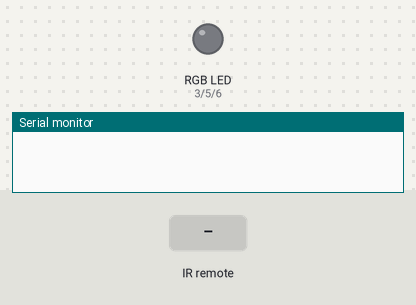
A sketch run on a simulated Arduino Uno, built with avr-gcc and run on an emulated ATmega328P. Parts: an RGB LED mixed from three pins (HIGH = lit), the last lines printed to the serial monitor. Inputs (shaded band) come from the test bench.

Above: at 1.2 s.
1.3 s: infrared code 0xE916FF00 received
At 2.5 s:
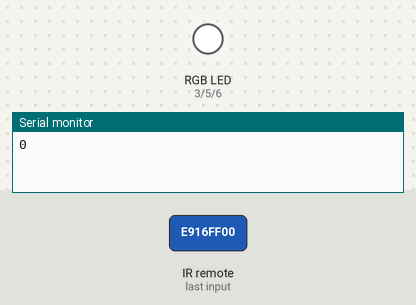
2.8 s: infrared code 0xF30CFF00 received
At 3.8 s:
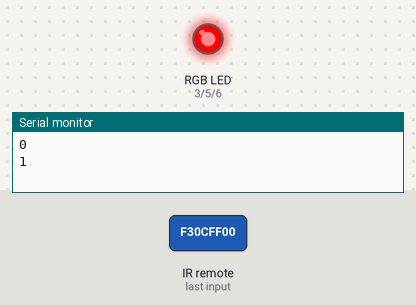
4.3 s: infrared code 0xE718FF00 received
At 5.0 s:
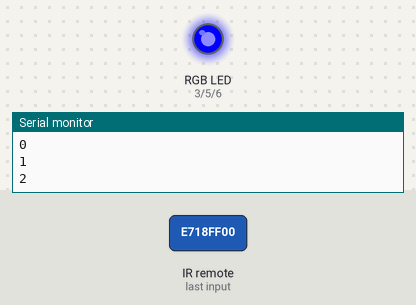
5.8 s: infrared code 0xA15EFF00 received
At 6.1 s:
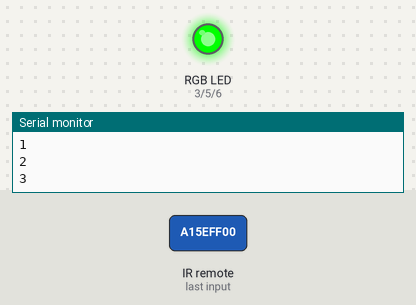
7.3 s: infrared code 0xF708FF00 received
At 8.5 s:
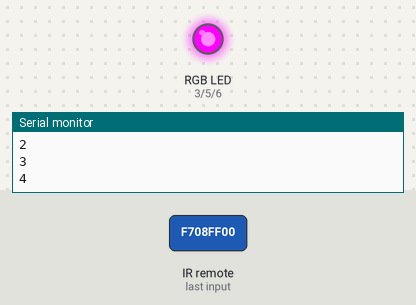
8.8 s: infrared code 0xE31CFF00 received
At 9.7 s:
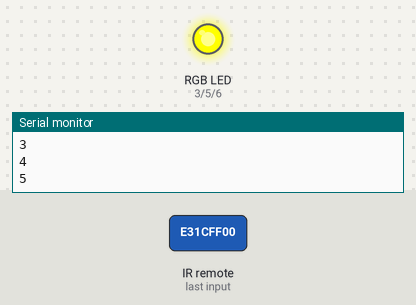
Timing chart, 0 to 11.3 s (numbered marks = the images above; inputs shaded):
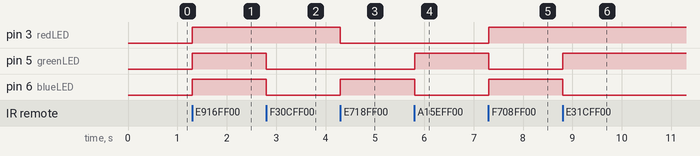

Measured:
- after the input at 1.3 s, pin 3 (redLED), pin 5 (greenLED), pin 6 (blueLED): LOW → HIGH at once
- after the input at 2.8 s, pin 5 (greenLED), pin 6 (blueLED): HIGH → LOW at once
- after the input at 4.3 s, pin 3 (redLED): HIGH → LOW at once; pin 6 (blueLED): LOW → HIGH at once
- after the input at 5.8 s, pin 5 (greenLED): LOW → HIGH at once; pin 6 (blueLED): HIGH → LOW at once
- after the input at 7.3 s, pin 3 (redLED), pin 6 (blueLED): LOW → HIGH at once; pin 5 (greenLED): HIGH → LOW at once
- after the input at 8.8 s, pin 5 (greenLED): LOW → HIGH at once; pin 6 (blueLED): HIGH → LOW at once

The sketch:

26._IR_Remote_Control_with_RGB_LED.ino
```cpp
#include <IRremote.h>
int IRpin=11;
IRrecv IR(IRpin);
int t=1500;

int redLED=3,greenLED=5,blueLED=6;

void setup() {
  // put your setup code here, to run once:
Serial.begin(9600);
IR.enableIRIn();
pinMode(redLED,OUTPUT);
pinMode(greenLED,OUTPUT);
pinMode(blueLED,OUTPUT);
}

void loop() {
  // put your main code here, to run repeatedly:
while(IR.decode())
{
 //Serial.println(IR.decodedIRData.decodedRawData,HEX);
 if(IR.decodedIRData.decodedRawData == 0xE916FF00)
 {
  Serial.println(0);
  analogWrite(redLED,255);
  analogWrite(blueLED,255);
  analogWrite(greenLED,255);
 }
 if(IR.decodedIRData.decodedRawData == 0xF30CFF00)
 {
  Serial.println(1);
  analogWrite(redLED,255);
  analogWrite(blueLED,0);
  analogWrite(greenLED,0);
 }
  if(IR.decodedIRData.decodedRawData == 0xE718FF00)
 {
  Serial.println(2);
  analogWrite(redLED,0);
  analogWrite(blueLED,255);
  analogWrite(greenLED,0);
 }
 if(IR.decodedIRData.decodedRawData == 0xA15EFF00)
 {
  Serial.println(3);
  analogWrite(redLED,0);
  analogWrite(blueLED,0);
  analogWrite(greenLED,255);
 }
 if(IR.decodedIRData.decodedRawData == 0xF708FF00)
 {
  Serial.println(4);
  analogWrite(redLED,255);
  analogWrite(blueLED,255);
  analogWrite(greenLED,0);
 }
 if(IR.decodedIRData.decodedRawData == 0xE31CFF00)
 {
  Serial.println(5);
  analogWrite(redLED,255);
  analogWrite(blueLED,0);
  analogWrite(greenLED,255);
 }
  if(IR.decodedIRData.decodedRawData == 0xA55AFF00)
 {
  Serial.println(6);
  analogWrite(redLED,0);
  analogWrite(blueLED,255);
  analogWrite(greenLED,255);
 }
 if(IR.decodedIRData.decodedRawData == 0xBD42FF00)
 {
  Serial.println(7);
  analogWrite(redLED,255);
  analogWrite(blueLED,0);
  analogWrite(greenLED,50);
 }
 if(IR.decodedIRData.decodedRawData == 0xAD52FF00)
 {
  Serial.println(8);
  analogWrite(redLED,255);
  analogWrite(blueLED,100);
  analogWrite(greenLED,0);
 }
 if(IR.decodedIRData.decodedRawData == 0xB54AFF00)
 {
  Serial.println(9);
  analogWrite(redLED,0);
  analogWrite(blueLED,80);
  analogWrite(greenLED,255);
 }
 if(IR.decodedIRData.decodedRawData == 0xBC43FF00)
 {
  Serial.println("Play/Pause");
  analogWrite(redLED,0);
  analogWrite(blueLED,0);
  analogWrite(greenLED,0);
 }
  if(IR.decodedIRData.decodedRawData == 0xE619FF00)
 {
  Serial.println(".");
 }
  if(IR.decodedIRData.decodedRawData == 0xEA15FF00)
 {
  Serial.println("v+");
 }
  if(IR.decodedIRData.decodedRawData == 0xF807FF00)
 {
  Serial.println("v-");
 }
  if(IR.decodedIRData.decodedRawData == 0xBF40FF00)
 {
  Serial.println("Next");
 }
  if(IR.decodedIRData.decodedRawData == 0xBB44FF00)
 {
  Serial.println("Prev");
 }
  if(IR.decodedIRData.decodedRawData == 0xB946FF00)
 {
  Serial.println("CH");
 }
  if(IR.decodedIRData.decodedRawData == 0xB847FF00)
 {
  Serial.println("CH+");
 }
  if(IR.decodedIRData.decodedRawData == 0xBA45FF00)
 {
  Serial.println("CH-");
 }
  if(IR.decodedIRData.decodedRawData == 0xF609FF00)
 {
  Serial.println("EQ");
 }
 delay(t);
 IR.resume();
}

}
```
